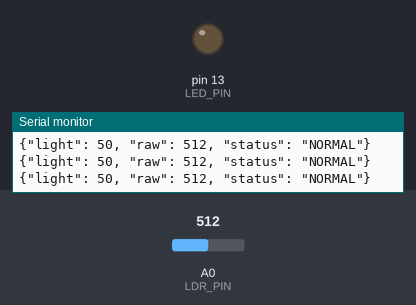
Bench run of a sketch on a simulated Arduino Uno, built with avr-gcc and run on an emulated ATmega328P. Shown: output pins drawn as LEDs (lit = HIGH), the last lines printed to the serial monitor. Inputs (shaded band) come from the test bench; at power-on: A0 (LDR_PIN) = 512.

Above: at 1.4 s.
1.5 s: A0 (LDR_PIN) set to 540
At 2.7 s:
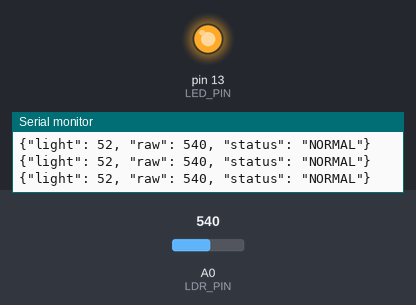
3.1 s: A0 (LDR_PIN) set to 511
At 3.9 s:
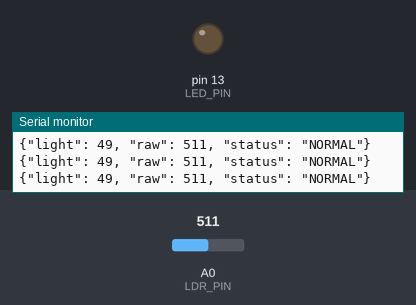
4.7 s: A0 (LDR_PIN) set to 716
At 5.1 s:
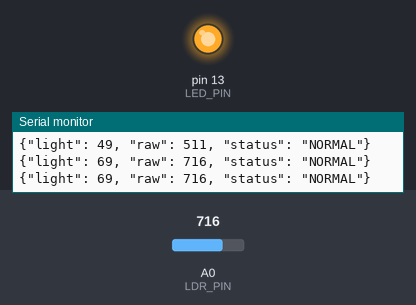
Timing chart, 0 to 7.7 s (numbered marks = the images above; inputs shaded):
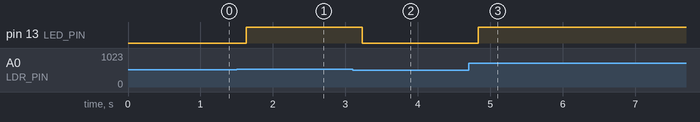

Measured:
- the behaviour switches between 521 and 522 on A0 (LDR_PIN) (found by bisection; images 0 and 1)
- after the input at 1.5 s, pin 13 (LED_PIN): LOW → HIGH after 0.13 s
- after the input at 3.1 s, pin 13 (LED_PIN): HIGH → LOW after 0.13 s
- after the input at 4.7 s, pin 13 (LED_PIN): LOW → HIGH after 0.13 s

The sketch:

ldr_test.ino
```cpp
/*
  ============================================================
  HoloMat - LDR Light Sensor Test
  ============================================================

  WIRING (Voltage Divider Circuit):

  5V ──┬──[LDR]──┬── A0 (Arduino)
       │         │
      GND   [10kΩ Resistor]
                 │
                GND

  HOW IT WORKS:
  - LDR (Light Dependent Resistor) changes resistance based on light
  - In bright light: LDR resistance LOW → A0 voltage HIGH → reading HIGH
  - In dark:         LDR resistance HIGH → A0 voltage LOW → reading LOW
  - Arduino reads 0–1023 (10-bit ADC) on analog pin A0
  - We convert this to a 0–100% scale

  IMPORTANT:
  - You NEED the 10kΩ resistor to form a voltage divider
  - Without it, you'll get garbage readings or damage the pin
  - Connect LDR directly to 5V and to A0
  - Connect 10kΩ between A0 and GND

  WHAT THIS SKETCH DOES:
  - Reads analog A0 every 200ms (light sensor is slow — no need for high freq)
  - Averages 5 readings to smooth out noise
  - Sends JSON: {"light": 78, "raw": 800, "status": "BRIGHT"}
  - Status labels: DARK, DIM, NORMAL, BRIGHT
*/

// --- PIN DEFINITION ---
const int LDR_PIN = A0;
const int LED_PIN = 13;

// --- LIGHT THRESHOLDS (percentage) ---
const int DARK_THRESHOLD = 20;
const int DIM_THRESHOLD = 40;
const int BRIGHT_THRESHOLD = 70;

// --- SMOOTHING ---
const int NUM_SAMPLES = 5; // Average over 5 readings for stability

// --- TIMING ---
unsigned long lastReadTime = 0;
const unsigned long READ_INTERVAL = 200; // 5Hz (light changes slowly)

// Reads multiple samples and returns averaged analog value
int readAveraged() {
  long total = 0;
  for (int i = 0; i < NUM_SAMPLES; i++) {
    total += analogRead(LDR_PIN);
    delay(5); // Small delay between samples
  }
  return total / NUM_SAMPLES;
}

// Convert raw ADC value to percentage
int toPercent(int raw) {
  // map() function: map(value, fromLow, fromHigh, toLow, toHigh)
  return map(raw, 0, 1023, 0, 100);
}

// Get a human-readable status label
String getLightStatus(int percent) {
  if (percent < DARK_THRESHOLD) return "DARK";
  if (percent < DIM_THRESHOLD) return "DIM";
  if (percent < BRIGHT_THRESHOLD) return "NORMAL";
  return "BRIGHT";
}

void setup() {
  Serial.begin(115200);
  pinMode(LED_PIN, OUTPUT);

  // A0 is analog — no pinMode needed, but set to INPUT explicitly
  pinMode(LDR_PIN, INPUT);

  Serial.println("=== HoloMat LDR Light Sensor Test ===");
  Serial.println("Cover the LDR (dark) or shine a light on it.");
  Serial.println("Format: {\"light\": 78, \"raw\": 800, \"status\": \"BRIGHT\"}");
  Serial.println("---");
  delay(200);
}

void loop() {
  unsigned long now = millis();

  if (now - lastReadTime >= READ_INTERVAL) {
    lastReadTime = now;

    int raw = readAveraged();
    int percent = toPercent(raw);
    String status = getLightStatus(percent);

    // Send JSON
    Serial.print("{\"light\": ");
    Serial.print(percent);
    Serial.print(", \"raw\": ");
    Serial.print(raw);
    Serial.print(", \"status\": \"");
    Serial.print(status);
    Serial.println("\"}");

    // Blink LED faster when bright, slower when dark
    // (simple visual indicator)
    digitalWrite(LED_PIN, (percent > 50) ? HIGH : LOW);
  }
}
```
